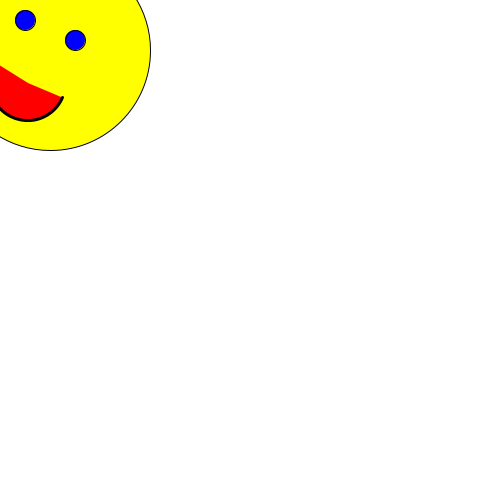
Frame 1 (no input)
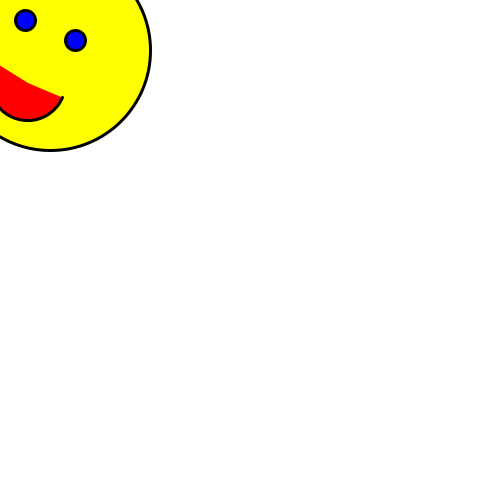
Frame 60 (the mouse pressed at the canvas centre just before this capture)
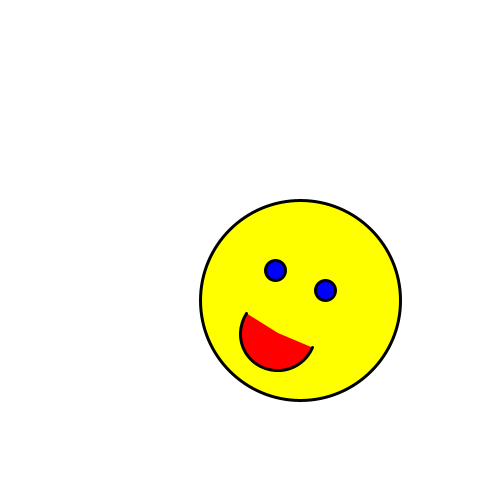
Frame 120 (the mouse held since frame 60 and released just before this capture)

The Processing sketch that drew these frames (run headless with seeded random() and noise(); from frame 60 on, the mouse is pressed at the canvas centre):

// Processing sketch: processing_106722
// ── processing_106722.pde

int counter;
int Rectum_x = 28;
int Rectum_y = 83;
 
 
void setup() {  //setup function called initially, only once
  size(500, 500);
  background(255);  //set background white
}
 
void draw() {  //draw function loops 
 
    background(255);
 
    fill(255,255,0);
 
    ellipse(mouseX+50,mouseY+50,200,200);
 
    // eyes
    fill(0,0,255);
    ellipse(mouseX+75,mouseY+40,20,20);
    ellipse(mouseX+25,mouseY+20,20,20);
    
stroke(0);
strokeWeight(3);
fill(255, 0, 0);
arc(mouseX+Rectum_x, mouseY+Rectum_y, 75, 75, 0.4, 3.7);
 
}
